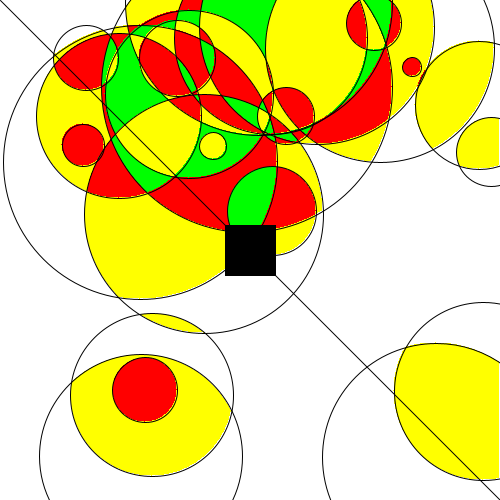
Frame 1 (no input)
Frame 60 (the mouse pressed at the canvas centre just before this capture): identical to frame 1, image omitted
Frame 120 (the mouse held since frame 60 and released just before this capture): identical to frame 1, image omitted

The Processing sketch that drew this single still picture (run headless with seeded random() and noise(); from frame 60 on, the mouse is pressed at the canvas centre):

// Processing sketch: algo
// ── algo.pde
ArrayList<int[]> circles;
color[] colors = {color(255,0,0), color(0,255,0), color(255,255,0)};

void setup(){
  size(500,500);
  background(255);
  
  stroke(0);
  noFill();
  int s;
  int[] values = new int[3];
  circles = new ArrayList<int[]>();
  
  for (int x = 0; x < width; x++) {
    for (int y = 0; y < height; y++) {
      if (floor(random(15000)) == 1) {
        s = floor(random(300));
        values = new int[3];
        values[0] = x;
        values[1] = y;
        values[2] = s;
        circles.add(values);
        //ellipse(x,y,s,s);
      }
    }
  }
  
  for (int x = 0; x < width; x++) {
    for (int y = 0; y < height; y++) {
      int counter = 0;
      for (int i = 0; i < circles.size(); i++) {
        if (sqrt( pow(( x - circles.get(i)[0]),2) + pow((y - circles.get(i)[1]),2)) <= circles.get(i)[2]/2){
          counter++;
        }
      }
      if (counter > 1) {
      set(x-1,y-1,colors[(counter - ((counter / 3) * 3))]);
      //println(counter);
      }
    }
  }
  
  for (int i = 0; i < circles.size(); i++) {
    ellipse(circles.get(i)[0],circles.get(i)[1],circles.get(i)[2],circles.get(i)[2]);
  }
  
  fill(0);
  rectMode(CENTER);
  rect(width/2,height/2,width*.1,height*.1);
  line(0,0,width,height);
}

void draw(){
}

void mousePressed(){
int counter = 0;
  for (int i = 0; i < circles.size(); i++) {
    if (sqrt( pow(( mouseX - circles.get(i)[0]),2) + pow((mouseY - circles.get(i)[1]),2)) <= circles.get(i)[2]){
      counter++;
    }
  }
  println(counter);
}
